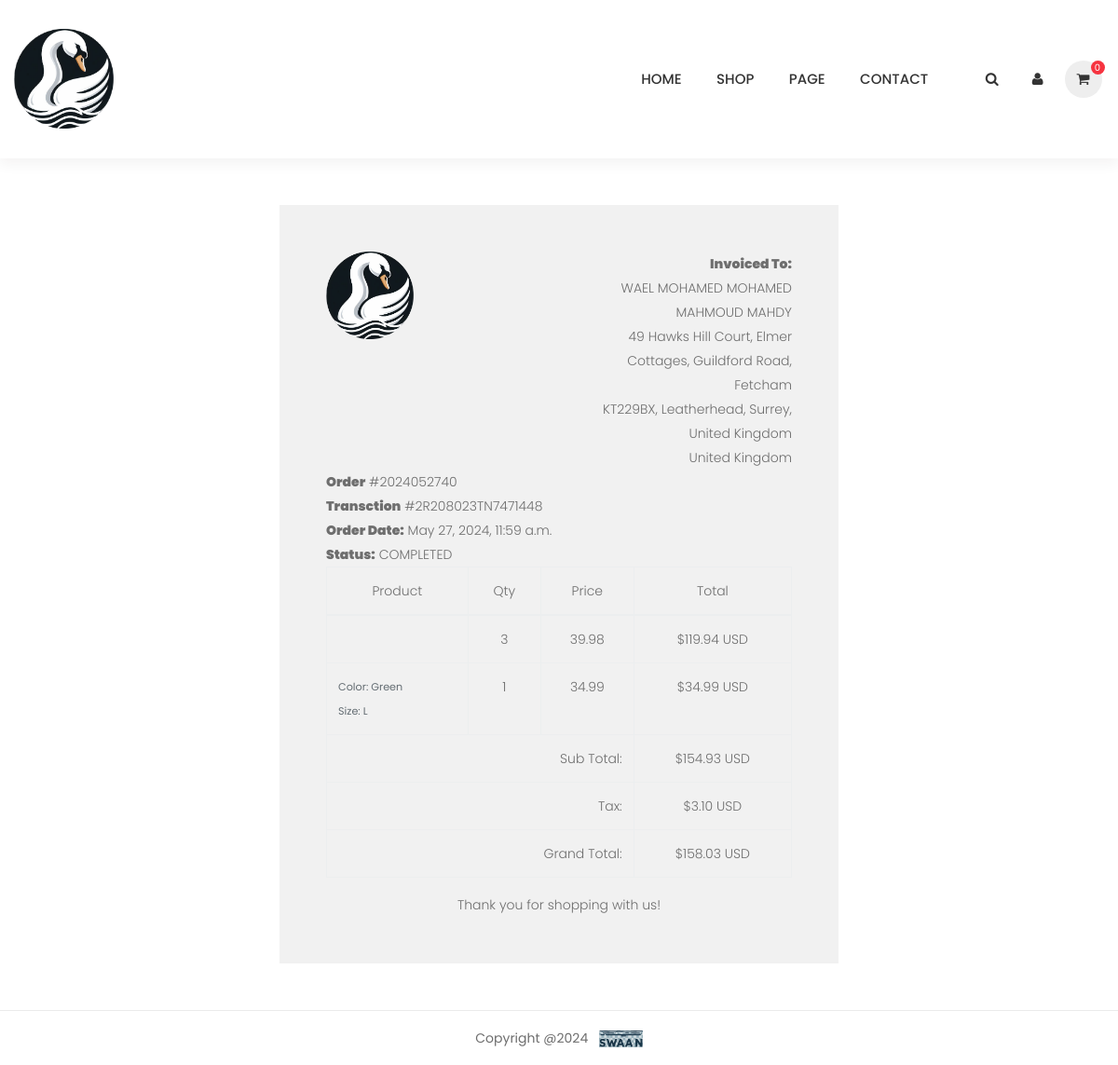
/accounts/order_details/2024052740, run on the app's committed database.
### orders/models.py (models this page shows, shortened)
class Order(models.Model):
    STATUS={'New':'New','Accepted':'Accepted','Completed': 'Completed','Cancelled':'Cancelled'}
    user=models.ForeignKey(Account,on_delete=models.CASCADE)
    payment=models.ForeignKey(Payment,on_delete=models.SET_NULL,blank=True,null=True)
    order_number=models.CharField(max_length=50)
    first_name=models.CharField(max_length=30)
    last_name=models.CharField(max_length=30)
    phone=models.CharField(max_length=15)
    postal_code=models.CharField(max_length=15,blank=True,null=True)
    email=models.EmailField()
    address_line_1=models.CharField(max_length=100)
    address_line_2=models.CharField(max_length=100,blank=True)
    country=models.CharField(max_length=50)
    state=models.CharField(max_length=50)
    city=models.CharField(max_length=50)
    order_note=models.CharField(max_length=200,blank=True,null=True)
    order_total=models.FloatField()
    tax=models.FloatField(default=0.0)
    status=models.CharField(max_length=10,choices=STATUS.items(),default='New')
    ip=models.CharField(blank=True,max_length=40)
    is_ordered = models.BooleanField(default=False)
    created_at=models.DateTimeField(auto_now_add=True)
    updated_at=models.DateTimeField(auto_now=True)
    def full_name(self):
        return f"{self.first_name} {self.last_name}"
    def full_address(self):
        return f"{self.address_line_1}, {self.address_line_2}"

class Payment(models.Model):
    user=models.ForeignKey(Account,on_delete=models.CASCADE)
    Payment_id=models.CharField(max_length=200)
    payment_method=models.CharField(max_length=100)
    amount_paid=models.DecimalField(max_digits=8,decimal_places=2)
    currency_code=models.CharField(max_length=5,default='USD')  # US Dollar is the default Currency Code
    status=models.CharField(max_length=100)
    created_at=models.DateField(auto_now_add=True)
    payer_name=models.CharField(max_length=100,default=None,null=True)
    payer_email=models.EmailField(default=None,null=True)

class OrderProduct(models.Model):
    order=models.ForeignKey(Order,on_delete=models.CASCADE)
    user=models.ForeignKey(Account, on_delete=models.CASCADE)
    payment=models.ForeignKey(Payment,on_delete=models.SET_NULL,null=True, blank=True)
    product=models.ForeignKey(Product,on_delete=models.CASCADE)
    variation=models.ManyToManyField(Variation,blank=True)
    quantity=models.IntegerField()
    product_price=models.FloatField()
    ordered=models.BooleanField(default=False)
    created_at=models.DateTimeField(auto_now_add=True)
    updated_at=models.DateTimeField(auto_now=True)
    def order_product_items_price(self):
        return self.product.price * self.quantity

### store/models.py (models this page shows, shortened)
class Product(models.Model):
    category=models.ForeignKey('Category',on_delete=models.CASCADE)
    name = models.CharField(max_length=200)
    slug=models.SlugField(max_length=500,unique=True)
    description = models.TextField()
    price = models.DecimalField(max_digits=5, decimal_places=2)
    old_price = models.DecimalField(max_digits=5, decimal_places=2,default=0,blank=True)
    image = models.ImageField(upload_to='photos/products', blank=True)
    image_1 = models.ImageField(upload_to='photos/products', blank=True)
    image_2 = models.ImageField(upload_to='photos/products', blank=True)
    thumbnail = ImageSpecField(source='image',
                               processors=[ResizeToFill(50, 60)],
                               format="JPEG",
                               options={'quality': 60})
    thumbnail_1 = ImageSpecField(source='image_1',
                                processors=[ResizeToFill(50, 60)],
                                format="JPEG",
                                options={'quality': 60})
    thumbnail_2 = ImageSpecField(source='image_2',
                                processors=[ResizeToFill(50, 60)],
                                format="JPEG",
                                options={'quality': 60})
    stock=models.IntegerField()
    is_available=models.BooleanField(default=True)
    is_new=models.BooleanField(default=False)
    on_sale=models.BooleanField(default=False)
    created_date=models.DateTimeField(auto_now_add=True)
    modified_date=models.DateTimeField(auto_now=True)
    tags = TaggableManager()

class Variation(models.Model):
    product=models.ForeignKey(Product,on_delete=models.CASCADE)
    variation_category=models.CharField(max_length=100,choices=variation_category_choice)
    variation_value=models.CharField(max_length=100)
    is_active=models.BooleanField(default=True)
    created_at=models.DateTimeField(auto_now_add=True)
    objects=VariationManager()

### accounts/views.py (the view)
# urls.py: path('order_details/<int:order_id>',views.order_details,name='order_details'),
def order_details(request,order_id):
    order=Order.objects.get(order_number=order_id)
    order_details=OrderProduct.objects.filter(order__order_number=order_id)
    sub_total=0
    for i in order_details:
        sub_total+=i.product.price*i.quantity
    grand_total=float(sub_total)+order.tax
    context={
        'order':order,
        'order_details':order_details,
        'sub_total':sub_total,
        'grand_total':grand_total
        }
    return render(request,'accounts/order_details.html',context)

### project/context_processors.py (called while the page is built)
def _cart_id(request):
    cart = request.session.session_key
    if not cart:
        request.session['cart'] = cart
    return cart

def get_categories(request):
    categories=Category.objects.all()
    return  {'categories':categories}

def get_cart_count(request):
    items_count=0
    cart_items={}
    if 'admin' in request.path:
        return {}
    else:
        try:
            cart=Cart.objects.filter(cart_id=_cart_id(request))
            if request.user.is_authenticated:
                cart_items=CartItem.objects.all().filter(user=request.user)
            else:
                cart_items=CartItem.objects.all().filter(cart=cart[:1])
            for item in cart_items:
                items_count+=item.quantity
        except Cart.DoesNotExist:
            items_count=0
    return {'cart_count':items_count}

def get_cart_items(request):
    cart_items=None
    if 'admin' in request.path:
        return {}
    else:
        try:
            cart=Cart.objects.filter(cart_id=_cart_id(request))
            if request.user.is_authenticated:
                cart_items=CartItem.objects.all().filter(user=request.user)
            else:
                cart_items=CartItem.objects.all().filter(cart=cart[:1])
        except Cart.DoesNotExist:
            cart_items=None
    return {'cart_items':cart_items}

### templates/accounts/order_details.html (shortened to what this page needs)
{% extends "base.html" %}
{% load static %}
{% block content %}
<div class="container" style="margin: 0 auto;width: 50%;padding: 50px;background: #f1f1f1;margin-top: 50px;margin-bottom: 50px;">
    <div class="row invoice row-printable">
        <div class="col-md-12">
            <div class="panel panel-default plain" id="dash_0">
                <div class="panel-body p30">
                    <div class="row">
                        <div class="col-lg-6">
                            <div class="invoice-logo"><img src="{% static './images/logo@2x.png' %}" alt="Invoice logo" width="40%"></div>
                        </div>
                        <div class="col-lg-6">
                            <div class="invoice-from">
                                <ul class="list-unstyled text-right">
                                    <li><strong>Invoiced To:</strong></li>
                                    <li>{{order.full_name}}</li>
                                    <li>{{order.full_address}}</li>
                                    <li>{{order.postal_code}}, {{order.city}}</li>
                                    <li>{{order.country}}</li>
                                </ul>
                            </div>
                        </div>
                        <div class="col-lg-12">
                            <div class="invoice-details mt25">
                                <div class="well">
                                    <ul class="list-unstyled mb0">
                                        <li><strong>Order</strong> #{{order.order_number}}</li>
                                        <li><strong>Transction</strong> #{{order.payment.Payment_id}}</li>
                                        <li><strong>Order Date:</strong> {{order.created_at}}</li>
                                        <li><strong>Status:</strong> {{order.payment.status}}</li>
                                    </ul>
                                </div>
                            </div>
                            <div class="invoice-items">
                                <div class="table-responsive" style="overflow: hidden; outline: none;" tabindex="0">
                                    <table class="table table-bordered">
                                        <thead>
                                            <tr>
                                                <th class="per70 text-center">Product</th>
                                                <th class="per5 text-center">Qty</th>
                                                <th class="per5 text-center">Price</th>
                                                <th class="per25 text-center">Total</th>
                                            </tr>
                                        </thead>
                                        <tbody>
                                            {% for item in order_details  %}
                                            <tr>
                                                <td>{{item.product.product_name}}
                                                    {% if item.variation.all %}
                                                    {% for i in item.variation.all %}
                                                    <p class="text-muted small">
                                                        {{i.variation_category | capfirst}}: {{i.variation_value | capfirst}} </br>
                                                    </p>
                                                    {% endfor %}
                                                    {% endif %}
                                                </td>
                                                <td class="text-center">{{item.quantity}}</td>
                                                <td class="text-center">{{item.product.price}}</td>
                                                <td class="text-center">${{item.order_product_items_price}} USD</td>
                                            </tr>
                                            {% endfor %}
                                        </tbody>
                                        <tfoot>
                                            <tr>
                                                <th colspan="3" class="text-right">Sub Total:</th>
                                                <th class="text-center">${{sub_total | floatformat:"2"}} USD</th>
                                            </tr>
                                            <tr>
                                                <th colspan="3" class="text-right">Tax:</th>
                                                <th class="text-center">${{order.tax | floatformat:"2"}} USD</th>
                                            </tr>
                                            <tr>
                                                <th colspan="3" class="text-right">Grand Total:</th>
                                                <th class="text-center">${{order.payment.amount_paid | floatformat:"2"}} USD</th>
                                            </tr>
                                        </tfoot>
                                    </table>
                                </div>
                            </div>
                            <div class="invoice-footer mt25">
                                <p class="text-center">Thank you for shopping with us!</p>
                            </div>
                        </div>
                    </div>
                </div>
            </div>
        </div>
    </div>
</div>
{% endblock content %}

### static/stylesheets/style.css (style rules this page uses)
html { overflow-y: scroll; -webkit-text-size-adjust: 100%; -ms-text-size-adjust: 100%; }
body { line-height: 1; -webkit-font-smoothing: antialiased; -webkit-text-size-adjust: 100%; -ms-text-size-adjust: 100%; }
a, abbr, acronym, address, applet, article, aside, audio, b, big, blockquote, body, caption, canvas, center, cite, code, dd, del, details, dfn, dialog, div, dl, dt, em, embed, fieldset, figcaption, figure, form, footer, header, hgroup, h1, h2, h3, h4, h5, h6, html, i, iframe, img, ins, kbd, label, legend, li, mark, menu, nav,object, ol, output, p, pre, q, ruby, s, samp, section, small, span, strike, strong, sub, summary, sup, tt, table, tbody, textarea, tfoot, thead, time, tr, th, td, u, ul, var, video { font-family: inherit; font-size: 100%; font-weight: inherit; font-style: inherit; vertical-align: baseline; margin: 0; padding: 0; border: 0; outline: 0; background: transparent; }
ol, ul { list-style: none; }
table { border-collapse: collapse; border-spacing: 0; }
img { border: 0; -ms-interpolation-mode: bicubic; vertical-align: middle; }
*, *:before, *:after { -webkit-box-sizing: border-box; -moz-box-sizing: border-box; box-sizing: border-box; }
body { font: 14px/26px "Poppins", sans-serif; font-weight: 300; background-color: #fff; color: #6e6e6e; }
ul, ol { padding: 0; }
img { max-width: 100%; height: auto; }
b, strong { font-weight: 900; }

### data on the page
Order: full_name "WAEL MOHAMED MOHAMED MAHMOUD MAHDY", full_address "49 Hawks Hill Court, Elmer Cottages, Guildford Road, Fetcham", postal_code "KT229BX", city "Leatherhead, Surrey, United Kingdom", country "United Kingdom", order_number "2024052740", payment.Payment_id "2R208023TN7471448", created_at "May 27, 2024, 11:59 a.m.", payment.status "COMPLETED", tax "3.10", payment.amount_paid "158.03"
OrderProduct: quantity "3", product.price "39.98", order_product_items_price "119.94"
OrderProduct: quantity "1", product.price "34.99", order_product_items_price "34.99"
Variation: variation_category "Color", variation_value "Green"
Variation: variation_category "Size", variation_value "L"

### other printed values
{{ sub_total | floatformat:"2" }} "154.93"
